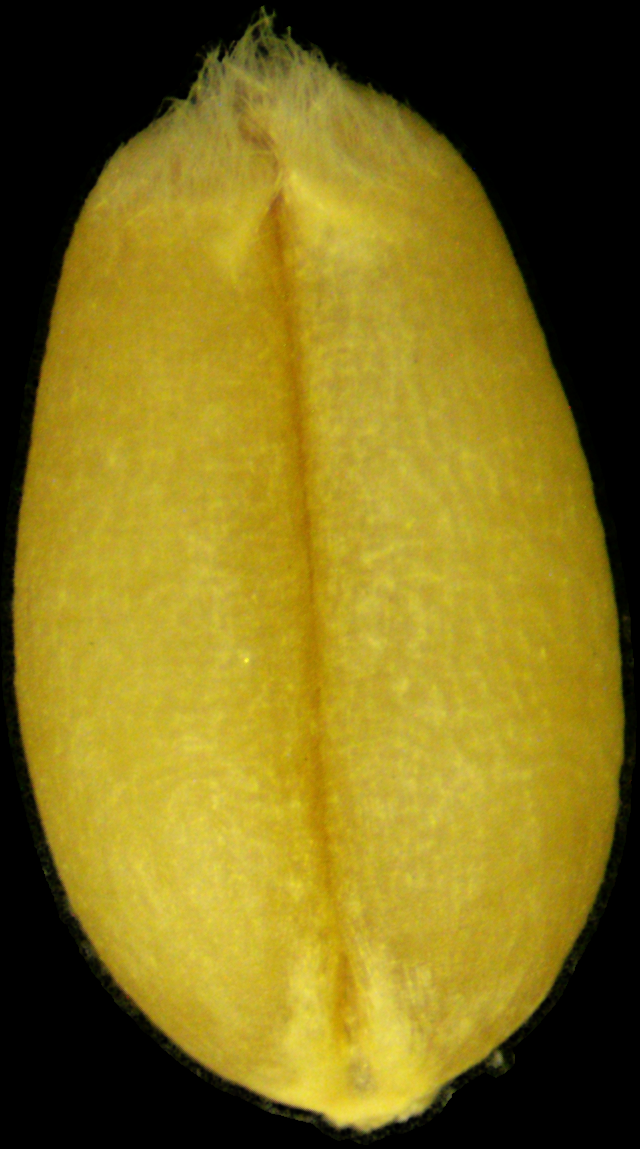
#> input picture datasets/examples/CX186/CX186_0004.png, 640 x 1149 px
$ python -i segmentation.py   (imports and definitions only)
#> lines starting #> are read from the running program, lines starting #| are printed output that depends on the picture
# ==========================================================
# 文件名: segmentation.py
# 模块功能: 高光谱种子分割模块（Seed Segmentation）
# ----------------------------------------------------------
# 本模块基于 extract_grains.py 的标准流程，执行籽粒的自动分割。
# 完整流程：
#   ROI裁剪 → 二值化 → 形态学清理 → 分水岭 → 区域过滤与排序
#
# 应用场景：
#   - 小麦、玉米、大豆等籽粒的批量识别与光谱提取
#   - 支持多种排序与行检测算法（Fixed / DBSCAN / PCA-DBSCAN）
#
# ==========================================================

import numpy as np
try:
    from sklearn.cluster import DBSCAN
    HAS_SKLEARN = True
except ModuleNotFoundError:
    HAS_SKLEARN = False

from skimage import measure, morphology, segmentation, feature, filters
from scipy import ndimage as ndi
from scipy.spatial import distance
import cv2


# ==========================================================
# ⬛ ROI 区域裁剪
# ----------------------------------------------------------
# 从输入图像中提取感兴趣区域（ROI），避免处理整幅图像。
# ROI 通常来自用户框选或种子托板模板。
# ==========================================================
def apply_roi_mask(image: np.ndarray, roi: tuple = None) -> tuple:
    if roi is None:
        return image, np.ones_like(image, dtype=bool)

    y0, y1, x0, x1 = roi
    roi_mask = np.zeros_like(image, dtype=bool)
    roi_mask[y0:y1, x0:x1] = True
    roi_image = image * roi_mask
    return roi_image, roi_mask


# ==========================================================
# ⬛ 二值化（Binarization）
# ----------------------------------------------------------
# 将灰度图转为前景/背景二值掩膜。
# 支持 Otsu 自适应阈值与百分位阈值法。
# ==========================================================
def binarize_image(image: np.ndarray, threshold: float = None, method: str = "otsu") -> np.ndarray:
    """改进的二值化方法，支持多种算法"""
    if threshold is None:
        if method == "otsu":
            threshold = filters.threshold_otsu(image)
        elif method == "adaptive":
            # 使用CV2自适应阈值
            image_uint8 = (image * 255).astype(np.uint8)
            binary = cv2.adaptiveThreshold(image_uint8, 255, cv2.ADAPTIVE_THRESH_GAUSSIAN_C,
                                         cv2.THRESH_BINARY, 11, 2)
            return binary.astype(bool)
        else:
            threshold = np.percentile(image[image > 0], 10)
    return image >= threshold


# ==========================================================
# ⬛ 形态学清理（Morphological Cleaning）
# ----------------------------------------------------------
# 去除小杂点、平滑边界、填充孔洞。
# 参数可调：闭运算半径 / 开运算半径 / 最小面积。
# ==========================================================
def morphological_clean(binary: np.ndarray, min_area: int = 150,
                         closing_radius: int = 0, opening_radius: int = 0) -> np.ndarray:
    """形态学清理 - 简化版本，避免复杂的形态学操作"""
    # 移除小对象
    cleaned = morphology.remove_small_objects(binary.astype(bool), min_size=min_area)

    # 跳过复杂的形态学操作，直接填充孔洞
    # 这样可以避免维度问题，同时保持基本功能
    cleaned = ndi.binary_fill_holes(cleaned)

    return cleaned


# ==========================================================
# ⬛ 分水岭分割（Watershed）
# ----------------------------------------------------------
# 根据距离变换分离相邻籽粒，常用于连通籽粒场景。
# min_distance 控制“籽粒中心点”最小间距。
# ==========================================================
def watershed_segment(binary: np.ndarray, min_distance: int = 15) -> tuple:
    distance = ndi.distance_transform_edt(binary)

    # peak_local_max API兼容性处理（支持scikit-image不同版本）
    try:
        # 尝试新版API (scikit-image >= 0.22)
        coords = feature.peak_local_max(distance, min_distance=min_distance, labels=binary, exclude_border=False)
    except TypeError:
        # 回退到旧版API (scikit-image < 0.22)
        try:
            coords = feature.peak_local_max(distance, min_distance=min_distance, footprint=binary, exclude_border=False)
        except:
            # 最简单的fallback
            coords = feature.peak_local_max(distance, min_distance=min_distance, exclude_border=False)

    mask_peaks = np.zeros(distance.shape, dtype=bool)
    mask_peaks[tuple(coords.T)] = True
    markers, _ = ndi.label(mask_peaks)
    labels = segmentation.watershed(-distance, markers, mask=binary)
    return labels, coords


# ==========================================================
# 🌾 四、典型参数建议
# 参数	            原值	                推荐范围	             说明
# eps系数	        0.4	            0.5~0.7	            稍大可以防止合并行
# eps下限	        无	            8.0~12.0 像素	    防止籽粒靠太近导致行丢失
# 角度步长	        5°	            2°	                提升精度
# typical_dist估计	最近邻	        第二邻距	            更稳定
# 噪声点分配阈值	1.5×typical	        2.0×typical	        容错
# ==========================================================
def _assign_rows_grid_optimized(regions):
    """轻量优化版网格排序算法 - 更稳健的行聚类"""
    if not HAS_SKLEARN:
        heights = [r.bbox[2] - r.bbox[0] for r in regions]
        h_med = np.median(heights)
        row_gap = h_med * 2.7
        min_y = min(r.centroid[0] for r in regions)
        row_idx = {r.label: int((r.centroid[0] - min_y) // row_gap) for r in regions}
        return row_idx, "fixed_fallback", h_med, row_gap

    points = np.array([[r.centroid[1], r.centroid[0]] for r in regions])
    if len(points) <= 1:
        return {r.label: 0 for r in regions}, "grid_optimized", 0, 0

    # ---- 改进: 使用第二小邻距来估计 typical_dist ----
    dist_matrix = distance.cdist(points, points)
    np.fill_diagonal(dist_matrix, np.inf)
    sorted_dists = np.sort(dist_matrix, axis=1)
    typical_dist = np.median(sorted_dists[:, 1])
    typical_dist = max(typical_dist, 10.0)  # 防止太小

    best_angle = 0.0
    best_labels = None
    best_score = -np.inf

    # ---- 改进: 提高角度搜索精度 ----
    for angle_deg in range(-30, 31, 2):
        angle_rad = np.radians(angle_deg)
        rot_mat = np.array([[np.cos(angle_rad), -np.sin(angle_rad)],
                            [np.sin(angle_rad), np.cos(angle_rad)]])
        rotated = points @ rot_mat.T
        y_coords = rotated[:, 1].reshape(-1, 1)

        # ---- 改进: eps 下限保护 ----
        eps = max(typical_dist * 0.5, 8.0)
        clustering = DBSCAN(eps=eps, min_samples=2).fit(y_coords)
        labels = clustering.labels_

        n_rows = len(set(labels)) - (1 if -1 in labels else 0)

        # ---- 改进: 用平衡度加权评分 ----
        if n_rows > 1:
            counts = np.bincount(labels[labels >= 0])
            row_std = np.std(counts)
            score = n_rows - 0.1 * row_std
        else:
            score = n_rows

        if score > best_score:
            best_score = score
            best_angle = angle_rad
            best_labels = labels

    # ---- 行聚类组织 ----
    if best_labels is None:
        best_labels = np.zeros(len(points))

    rows_dict = {}
    for idx, label in enumerate(best_labels):
        rows_dict.setdefault(label, []).append((points[idx][0], points[idx][1], idx))

    # ---- 改进: 放宽噪声点分配 ----
    if -1 in rows_dict:
        noise_points = rows_dict.pop(-1)
        for nx, ny, nidx in noise_points:
            best_label = None
            min_dist = np.inf
            for label, pts in rows_dict.items():
                row_y = np.mean([p[1] for p in pts])
                dist_y = abs(ny - row_y)
                if dist_y < min_dist:
                    min_dist = dist_y
                    best_label = label
            if min_dist < typical_dist * 2.0:  # 放宽
                rows_dict[best_label].append((nx, ny, nidx))
            else:
                new_label = max(rows_dict.keys()) + 1
                rows_dict[new_label] = [(nx, ny, nidx)]

    # ---- 行号映射 ----
    row_idx = {}
    for label, pts in rows_dict.items():
        for _, _, idx in pts:
            row_idx[regions[idx].label] = label

    h_med = np.median([r.bbox[2] - r.bbox[0] for r in regions])
    return row_idx, f"grid_optimized(angle={np.rad2deg(best_angle):.1f}°)", h_med, typical_dist


# ==========================================================
# ⬛ 区域过滤与排序（Region Filtering & Sorting）
# ----------------------------------------------------------
# 步骤：
#   1. 按面积、形状过滤异常籽粒；
#   2. 依据行号与 x 坐标进行编号；
#   3. 输出重标号后的区域。
# ==========================================================
def filter_and_sort_regions(labels: np.ndarray,
                            min_area: int = 150,
                            max_area: int = 1000,
                            sort_mode: str = "顺序",
                            max_aspect_ratio: float = 8.0,
                            debug: bool = True) -> tuple:
    """区域过滤与行列排序（含调试信息输出）"""
    regions = measure.regionprops(labels)
    valid_regions = []

    # 1. 筛选有效区域
    for r in regions:
        h, w = r.bbox[2] - r.bbox[0], r.bbox[3] - r.bbox[1]
        aspect = max(h, w) / (min(h, w) + 1e-6)
        if min_area <= r.area <= max_area and aspect < max_aspect_ratio:
            valid_regions.append(r)

    if not valid_regions:
        if debug:
            print("[WARNING] 未检测到有效区域，过滤后为空。")
        return np.zeros_like(labels), [], None

    if debug:
        print("\n========== [调试] 区域过滤与排序 ==========")
        print(f"区域总数: {len(regions)} → 有效区域: {len(valid_regions)}")
        print(f"参数: min_area={min_area}, max_area={max_area}, sort_mode={sort_mode}")

    # 2. 计算行号（固定使用网格优化算法）
    if sort_mode == "顺序":
        row_idx, alg_used, h_med, gap = _assign_rows_grid_optimized(valid_regions)

        if debug:
            print(f"排序算法: {alg_used} | 平均高度: {h_med:.1f} | 典型间距: {gap:.2f}")

        # 3. 标记行号与x坐标
        region_info = [(r.label, row_idx[r.label], r.centroid[1], r.centroid[0], r)
                       for r in valid_regions]
        # 按行号和x坐标排序
        region_info.sort(key=lambda x: (x[1], x[2]))

    else:
        region_info = [(r.label, 0, r.centroid[1], r.centroid[0], r) for r in valid_regions]
        region_info.sort(key=lambda x: x[2])

    # 调试输出：排序前后比较
    if debug:
        print("\n[调试] 排序前 (原label, y, x)：")
        for r in valid_regions[:10]:  # 只打印前10个
            print(f"  原label={r.label:3d} | y={r.centroid[0]:7.2f}, x={r.centroid[1]:7.2f}")

        print("\n[调试] 排序后 (新label, 行号, y, x)：")
        for new_id, (_, row, x, y, _) in enumerate(region_info[:10], 1):
            print(f"  新label={new_id:3d} | 行={row:2d} | y={y:7.2f}, x={x:7.2f}")

    # 4. 重建label映射
    labels_sorted = np.zeros_like(labels)
    for new_id, (_, _, _, _, region) in enumerate(region_info, start=1):
        coords = np.array(region.coords)
        labels_sorted[coords[:, 0], coords[:, 1]] = new_id

    # 5. 生成排序后区域
    regions_sorted = measure.regionprops(labels_sorted)
    regions_sorted.sort(key=lambda r: r.label)

    if debug:
        n_rows = len(set([r[1] for r in region_info]))
        print(f"\n[调试结果] 最终行数: {n_rows}, 排序后区域数: {len(regions_sorted)}")
        print("==========================================\n")

    # 准备网格排序可视化信息
    grid_info = None
    if sort_mode == "顺序" and len(region_info) > 0:
        # 提取排序后的质心坐标
        sorted_centroids = []
        for _, _, x, y, _ in region_info:
            sorted_centroids.append([x, y])
        sorted_centroids = np.array(sorted_centroids)

        grid_info = {
            'sorted_centroids': sorted_centroids,
            'n_rows': len(set([r[1] for r in region_info])),
            'algorithm': alg_used
        }

    return labels_sorted, regions_sorted, grid_info


# ==========================================================
# ⬛ 主函数：完整种子分割流程
# ----------------------------------------------------------
# 包含：
#   - ROI裁剪 → 二值化 → 形态学 → 分水岭 → 过滤排序
# 输出：
#   (labels_final, regions_final, info)
# ==========================================================
def segment_seeds(image: np.ndarray, method: str = "watershed",
                   min_area: int = 150, max_area: int = 1000,
                   threshold: float = None, roi: tuple = None,
                   min_distance: int = 15, closing_r: int = 0,
                   opening_r: int = 0, sort_mode: str = "顺序") -> tuple:

    info = {}

    # 步骤1: ROI裁剪
    roi_image, roi_mask = apply_roi_mask(image, roi)
    info['step1_image'] = roi_image.copy()
    info['roi_pixels'] = roi_mask.sum()

    # 步骤2: 二值化
    binary = binarize_image(roi_image, threshold, method)
    info['step2_binary'] = binary.copy()
    info['threshold'] = threshold if threshold else (
        filters.threshold_otsu(roi_image) if method == "otsu"
        else np.percentile(roi_image[roi_image > 0], 10)
    )

    # 步骤3: 形态学清理
    cleaned = morphological_clean(binary, min_area, closing_r, opening_r)
    info['step3_cleaned'] = cleaned.copy()

    # 步骤4: 分割
    if method == "watershed":
        labels, coords = watershed_segment(cleaned, min_distance)
        seed_cnt = len(coords)
        if seed_cnt == 0:
            # 如果未检测到峰值，则退回使用连通区域数
            seed_cnt = labels.max()
        info['seed_centers'] = seed_cnt
        info['step4_coords'] = coords
    else:
        labels, _ = ndi.label(cleaned)
        # 对非分水岭方法，seed_centers 用连通区域数表示
        info['seed_centers'] = labels.max()
        info['step4_coords'] = None

    info['step5_labels'] = labels.copy()
    info['initial_regions'] = labels.max()

    # 步骤5: 过滤与排序
    labels_final, regions_final, grid_info = filter_and_sort_regions(labels, min_area, max_area, sort_mode)
    info['final_regions'] = len(regions_final)
    info['sort_mode'] = sort_mode
    info['sort_algorithm'] = "网格优化"

    # 保存网格排序信息用于可视化
    if grid_info:
        info['grid_sorting'] = grid_info

    # 检查分割是否成功
    if labels_final.max() == 0 or len(regions_final) == 0:
        info['segmentation_failed'] = True
        print("[警告] 分割未检测到任何有效区域，请调整参数")

    return labels_final, regions_final, info

>>> import cv2
>>> picture = cv2.imread('../../../../datasets/examples/CX186/CX186_0004.png')
#> picture is the input picture: shape (1149, 640, 3); mean B, G, R 25.6, 109.6, 126.9
>>> result = segment_seeds(picture)
#> in binarize_image, `threshold = np.percentile(image[image > 0], 10)`: threshold = 19
#> in binarize_image, `return image >= threshold`:
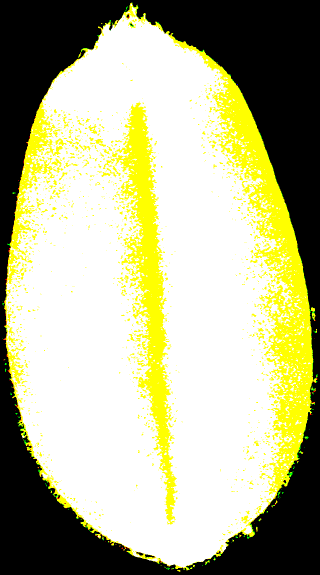
#> returned value: shape (1149, 640, 3) bool (shown at 1/2 size); mean of channels 0, 1, 2 0.561, 0.703, 0.702; drawn as B, G, R
#> in watershed_segment, `distance = ndi.distance_transform_edt(binary)`:
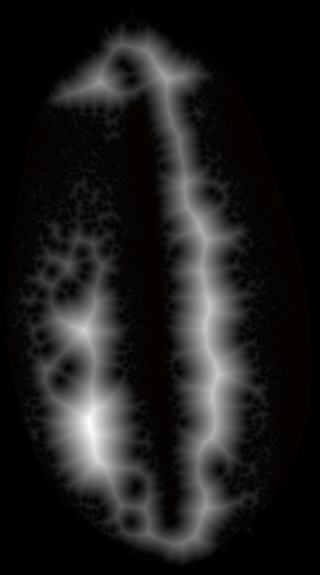
#> distance: shape (1149, 640, 3) float64 (shown at 1/2 size); mean B, G, R 11.4, 11.6, 11.9; drawn with min black and max white
#> in watershed_segment, `coords = feature.peak_local_max(distance, min_distance=min_distance, l..`: coords = 147 rows, first 8: [844, 178, 2], [661, 168, 2], [749, 436, 2], [622, 418, 2], [778, 425, 2], [693, 414, 2], [456, 399, 2], [855, 430, 2]
#> in watershed_segment, `labels = segmentation.watershed(-distance, markers, mask=binary)`:
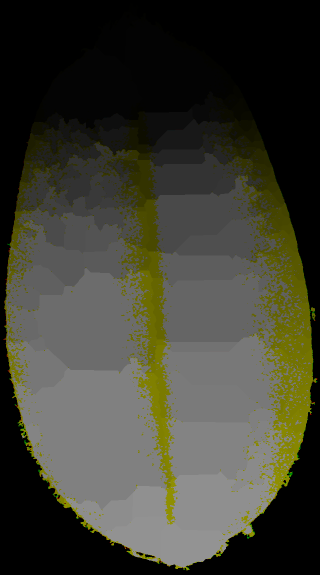
#> labels: shape (1149, 640, 3) int32 (shown at 1/2 size); mean B, G, R 51, 62.5, 62.4
#> in segment_seeds, `seed_cnt = len(coords)`: seed_cnt = 147
#> in filter_and_sort_regions, `regions = measure.regionprops(labels)`: regions = 147 regions
#> the loop in filter_and_sort_regions, `for r in regions:` made 147 passes
#> (h, w, aspect) on passes 1 to 8: (-5, -222, 0.0225), (-23, -62, 0.371), (-26, -21, 0.808), (-92, 191, -2.08), (-169, -268, 0.631), (-189, -224, 0.844), (-195, -263, 0.741), (-197, -220, 0.895)
#> after the loop in filter_and_sort_regions, `for r in regions:`: valid_regions = 30 regions
#| 区域总数: 147 → 有效区域: 30
#> in _assign_rows_grid_optimized, `points = np.array([[r.centroid[1], r.centroid[0]] for r in regions])`: points = 30 pairs, first value 59.06 to 627, second value 19.16 to 1061.5
#> in _assign_rows_grid_optimized, `dist_matrix = distance.cdist(points, points)`:
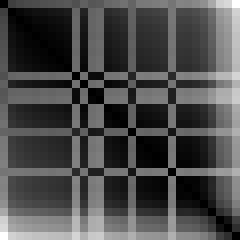
#> dist_matrix: shape (30, 30) float64 (shown 8 times larger); min 0, max 1067.7, mean 318.6; drawn with min black and max white
#> in _assign_rows_grid_optimized, `sorted_dists = np.sort(dist_matrix, axis=1)`:
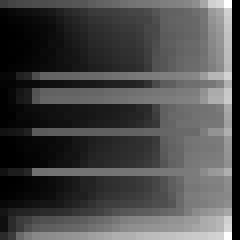
#> sorted_dists: shape (30, 30) float64 (shown 8 times larger); 3.33% of the values are NaN or infinite; the others: min 14.6, max 1067.7, mean 329.5; drawn with min black, max white, NaN and infinite black
#> in _assign_rows_grid_optimized, `typical_dist = np.median(sorted_dists[:, 1])`: typical_dist = 31.4
#> the loop in _assign_rows_grid_optimized, `for angle_deg in range(-30, 31, 2):` made 31 passes
#> (n_rows, counts, row_std, score, best_score) on passes 1, 3, 4, 8, 12, 20: (4, [6, 4, 2, 6], 1.66, 3.83, 3.83), (5, [6, 2, 2, 2, 6], 1.96, 4.8, 4.8), (5, [6, 3, 2, 2, 6], 1.83, 4.82, 4.82), (6, [3, 3, 10, 2, 2, 2], 2.87, 5.71, 5.71), (6, [2, 2, 2, 3, 8, 2], 2.19, 5.78, 5.78), (6, [3, 2, 4, 3, 2, 6], 1.37, 5.86, 5.86)
#> after the loop in _assign_rows_grid_optimized, `for angle_deg in range(-30, 31, 2):`: best_angle = 0.14; best_labels = 30 values, max 5 at index 17, min -1 at index 0, mean 1.57; best_score = 5.86
#> the loop in _assign_rows_grid_optimized, `for idx, label in enumerate(best_labels):` made 30 passes
#> label on passes 1 to 8: -1, -1, 0, 0, 1, 1, 2, 2
#> after the loop in _assign_rows_grid_optimized, `for idx, label in enumerate(best_labels):`: rows_dict = 7 items
#> in _assign_rows_grid_optimized, `noise_points = rows_dict.pop(-1)`: noise_points = [(265.7, 19.16, 0), (475.1, 184.4, 1), (519, 289.8, 8), (533.8, 319.7, 10), (586.6, 490.3, 24), (576.3, 537.8, 25), (627, 628, 26), (609.8, 822.6, 27), (556.3, 877.4, 28), (497.1, 1061.5, 29)]
#> the loop in _assign_rows_grid_optimized, `for nx, ny, nidx in noise_points:` made 10 passes
#> after the loop in _assign_rows_grid_optimized, `for nx, ny, nidx in noise_points:`: rows_dict = 11 items
#> the loop in _assign_rows_grid_optimized, `for label, pts in rows_dict.items():` made 11 passes
#> pts on passes 2, 4, 5, 7, 8, 9, 10: [(490.7, 249.6, 4), (508.5, 251.3, 5)], [(544, 352.5, 13), (546, 373.8, 14), (136.5, 418.3, 16)], [(557.4, 392.6, 15), (59.79, 465.1, 21)], [(265.7, 19.16, 0)], [(576.3, 537.8, 25)], [(627, 628, 26)], [(609.8, 822.6, 27), (556.3, 877.4, 28)]
#> after the loop in _assign_rows_grid_optimized, `for label, pts in rows_dict.items():`: row_idx = 30 items
#> in _assign_rows_grid_optimized, `h_med = np.median([r.bbox[2] - r.bbox[0] for r in regions])`: h_med = -369.5
#> in filter_and_sort_regions, `row_idx, alg_used, h_med, gap = _assign_rows_grid_optimized(valid_regi..`: row_idx = 30 items; alg_used = 'grid_optimized(angle=8.0°)'; h_med = -369.5; gap = 31.4
#| 排序算法: grid_optimized(angle=8.0°) | 平均高度: -369.5 | 典型间距: 31.40
#> in filter_and_sort_regions, `region_info = [(r.label, row_idx[r.label], r.centroid[1], r.centroid[0..`: region_info = 30 items
#> the loop in filter_and_sort_regions, `for r in valid_regions[:10]:` made 10 passes
#|   原label=  1 | y=  19.16, x= 265.71
#|   原label=  5 | y= 184.39, x= 475.13
#|   原label=  7 | y= 211.61, x= 490.78
#|   原label= 10 | y= 231.92, x= 493.93
#|   原label= 15 | y= 249.58, x= 490.68
#> (further printed lines are left out)
#> the loop in filter_and_sort_regions, `for new_id, (_, row, x, y, _) in enumerate(region_info[:10], 1):` made 10 passes
#> (row, x, y) on passes 1 to 8: (0, 61.46, 286.1), (0, 475.1, 184.4), (0, 490.8, 211.6), (0, 493.9, 231.9), (1, 490.7, 249.6), (1, 508.5, 251.3), (2, 59.06, 330.5), (2, 81.5, 329.8)
#> (printed output is left out)
#> the loop in filter_and_sort_regions, `for new_id, (_, _, _, _, region) in enumerate(region_info, start=1):` made 30 passes
#> after the loop in filter_and_sort_regions, `for new_id, (_, _, _, _, region) in enumerate(region_info, start=1):`:
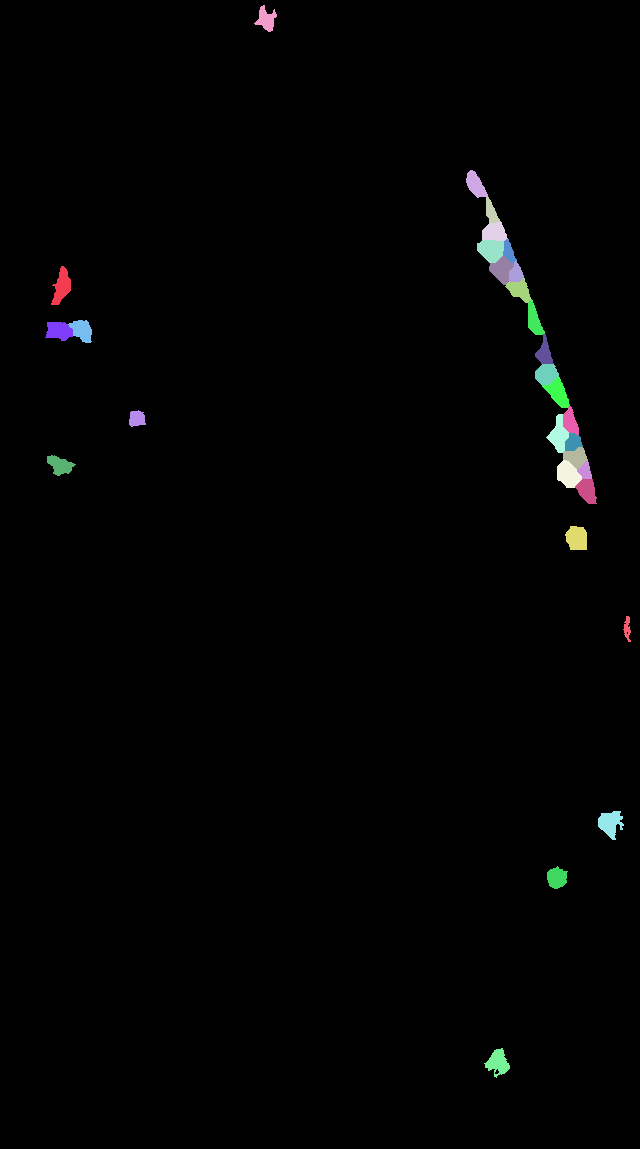
#> labels_sorted: shape (1149, 640, 3) int32; 31 distinct labels, from 0 to 30; one colour per label, 0 black
#> in filter_and_sort_regions, `regions_sorted = measure.regionprops(labels_sorted)`: regions_sorted = 30 regions
#> in filter_and_sort_regions, `n_rows = len(set([r[1] for r in region_info]))`: n_rows = 11
#| [调试结果] 最终行数: 11, 排序后区域数: 30
#> the loop in filter_and_sort_regions, `for _, _, x, y, _ in region_info:` made 30 passes
#> (x, y) on passes 1 to 8: (61.46, 286.1), (475.1, 184.4), (490.8, 211.6), (493.9, 231.9), (490.7, 249.6), (508.5, 251.3), (59.06, 330.5), (81.5, 329.8)
#> after the loop in filter_and_sort_regions, `for _, _, x, y, _ in region_info:`: sorted_centroids has the same summary as points in _assign_rows_grid_optimized
#> in segment_seeds, `labels_final, regions_final, grid_info = filter_and_sort_regions(label..`: regions_final = 30 regions; grid_info = 3 items
